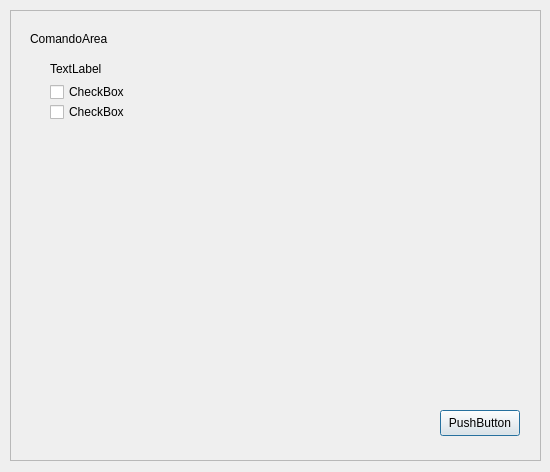
<?xml version="1.0" encoding="UTF-8"?>
<ui version="4.0">
 <class>Dialog</class>
 <widget class="QDialog" name="Dialog">
  <property name="geometry">
   <rect>
    <x>0</x>
    <y>0</y>
    <width>550</width>
    <height>472</height>
   </rect>
  </property>
  <property name="windowTitle">
   <string>Dialog</string>
  </property>
  <widget class="QFrame" name="frame">
   <property name="geometry">
    <rect>
     <x>10</x>
     <y>10</y>
     <width>531</width>
     <height>451</height>
    </rect>
   </property>
   <property name="frameShape">
    <enum>QFrame::StyledPanel</enum>
   </property>
   <property name="frameShadow">
    <enum>QFrame::Raised</enum>
   </property>
   <widget class="QPushButton" name="pushButton">
    <property name="geometry">
     <rect>
      <x>430</x>
      <y>400</y>
      <width>80</width>
      <height>26</height>
     </rect>
    </property>
    <property name="text">
     <string>PushButton</string>
    </property>
   </widget>
   <widget class="QLabel" name="ComandoArea_0">
    <property name="geometry">
     <rect>
      <x>20</x>
      <y>20</y>
      <width>151</width>
      <height>18</height>
     </rect>
    </property>
    <property name="text">
     <string>ComandoArea</string>
    </property>
   </widget>
   <widget class="QLabel" name="App_0">
    <property name="geometry">
     <rect>
      <x>40</x>
      <y>50</y>
      <width>58</width>
      <height>18</height>
     </rect>
    </property>
    <property name="text">
     <string>TextLabel</string>
    </property>
   </widget>
   <widget class="QCheckBox" name="checkBox">
    <property name="geometry">
     <rect>
      <x>40</x>
      <y>70</y>
      <width>85</width>
      <height>24</height>
     </rect>
    </property>
    <property name="text">
     <string>CheckBox</string>
    </property>
    <property name="checkable">
     <bool>false</bool>
    </property>
   </widget>
   <widget class="QCheckBox" name="checkBox_2">
    <property name="geometry">
     <rect>
      <x>40</x>
      <y>90</y>
      <width>85</width>
      <height>24</height>
     </rect>
    </property>
    <property name="text">
     <string>CheckBox</string>
    </property>
   </widget>
  </widget>
 </widget>
 <resources/>
 <connections/>
</ui>
